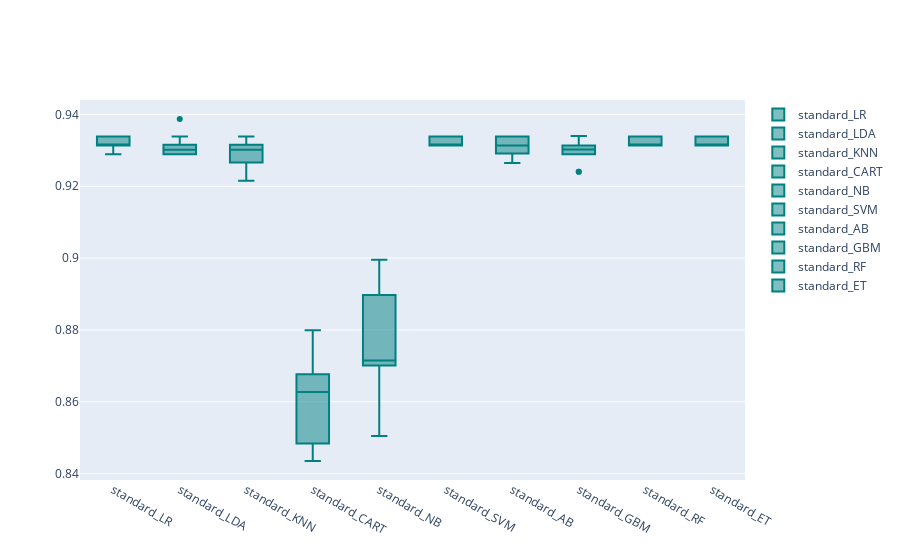

Notebook code for this chart:
### Markdown cell above
## 4.1.2 standard 标准化 Scaling method(第一次)

---

### Code cell
## 选择standard标准化的方法，对x进行标准化
models = GetScaledModel('standard')
names,results = BasedLine2(X_train, y_train, models)
PlotBoxR().PlotResult(names, results)
scaledScoreStandard = ScoreDataFrame(names, results)
## 经standard标准化之后的 各个模型的结果
compareModels = pd.concat([basedLineScore,
                           scaledScoreStandard], axis=1)
compareModels

### Figure 1 — Plotly figure (JSON) as saved in the notebook; plotly's stock layout.template omitted (floating-point values rounded to 4 significant figures)
{"data": [{"marker": {"color": "rgb(0, 128, 128)"}, "name": "standard_LR", "y": [0.9315, 0.9315, 0.9338, 0.9338, 0.9338, 0.9314, 0.9314, 0.9289, 0.9314, 0.9314], "type": "box"}, {"marker": {"color": "rgb(0, 128, 128)"}, "name": "standard_LDA", "y": [0.9315, 0.9315, 0.9338, 0.9387, 0.9314, 0.9289, 0.9289, 0.9289, 0.9289, 0.9289], "type": "box"}, {"marker": {"color": "rgb(0, 128, 128)"}, "name": "standard_KNN", "y": [0.9315, 0.9267, 0.9289, 0.9289, 0.9338, 0.9338, 0.9314, 0.9314, 0.9216, 0.9216], "type": "box"}, {"marker": {"color": "rgb(0, 128, 128)"}, "name": "standard_CART", "y": [0.8484, 0.8435, 0.848, 0.8799, 0.8701, 0.8627, 0.8652, 0.8529, 0.8676, 0.8627], "type": "box"}, {"marker": {"color": "rgb(0, 128, 128)"}, "name": "standard_NB", "y": [0.8704, 0.8704, 0.8995, 0.8848, 0.8701, 0.8922, 0.8652, 0.8505, 0.8725, 0.8897], "type": "box"}, {"marker": {"color": "rgb(0, 128, 128)"}, "name": "standard_SVM", "y": [0.9315, 0.9315, 0.9338, 0.9338, 0.9338, 0.9338, 0.9314, 0.9314, 0.9314, 0.9314], "type": "box"}, {"marker": {"color": "rgb(0, 128, 128)"}, "name": "standard_AB", "y": [0.9291, 0.9291, 0.9338, 0.9314, 0.9338, 0.9338, 0.9314, 0.9265, 0.9289, 0.9314], "type": "box"}, {"marker": {"color": "rgb(0, 128, 128)"}, "name": "standard_GBM", "y": [0.934, 0.9291, 0.9289, 0.9314, 0.9289, 0.9314, 0.9314, 0.924, 0.924, 0.9314], "type": "box"}, {"marker": {"color": "rgb(0, 128, 128)"}, "name": "standard_RF", "y": [0.9315, 0.9315, 0.9338, 0.9338, 0.9338, 0.9338, 0.9314, 0.9314, 0.9314, 0.9314], "type": "box"}, {"marker": {"color": "rgb(0, 128, 128)"}, "name": "standard_ET", "y": [0.9315, 0.9315, 0.9338, 0.9338, 0.9338, 0.9338, 0.9314, 0.9314, 0.9314, 0.9314], "type": "box"}], "layout": {}}
